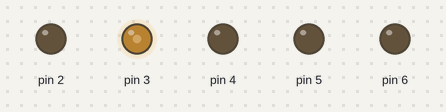
The sketch below on a simulated Arduino Uno, built with avr-gcc and run on an emulated ATmega328P. On the bench: output pins drawn as LEDs (lit = HIGH).

Above: at 0.05 s.
At 0.3 s:
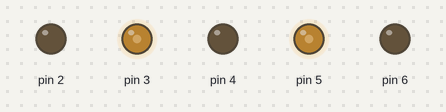
At 0.6 s:
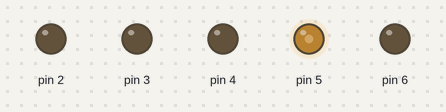
At 0.75 s:
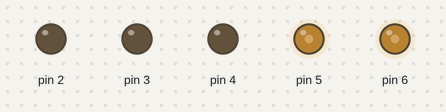
At 0.9 s:
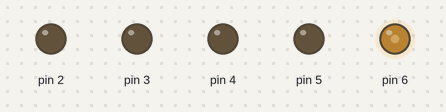
At 1.2 s:
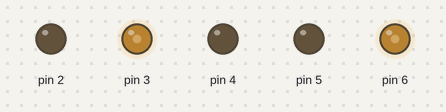
Timing chart, 0 to 3.0 s (numbered marks = the images above):
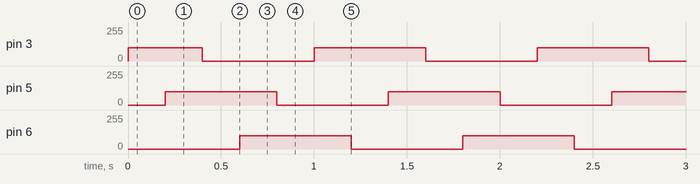

The sketch:

RGB_LED_FLASH.ino
```cpp
int timer = 200;
void clear(){
  analogWrite(3, 0);
  analogWrite(5, 0);
  analogWrite(6, 0);
}

void setup() {
  pinMode(3, 1);
  pinMode(5, 1);
  pinMode(6, 1);
  pinMode(2, 1);
  pinMode(4, 1);


}

void loop() {
 analogWrite(3, 100);
delay(timer);
analogWrite(5, 100);
delay(timer);
analogWrite(6, 100);
clear();
analogWrite(5, 100);
delay(timer);
analogWrite(6, 100);
delay(timer);
clear();
analogWrite(6, 100);
delay(timer);
analogWrite(3, 100);
delay(timer);
clear();


}
```

Measured:
- by itself, pin 3: repeats every 1.2 s: 0/255 0.60 s, 100/255 0.60 s
- by itself, pin 5, pin 6: alternates 100/255 for 0.60 s and 0/255 for 0.60 s
